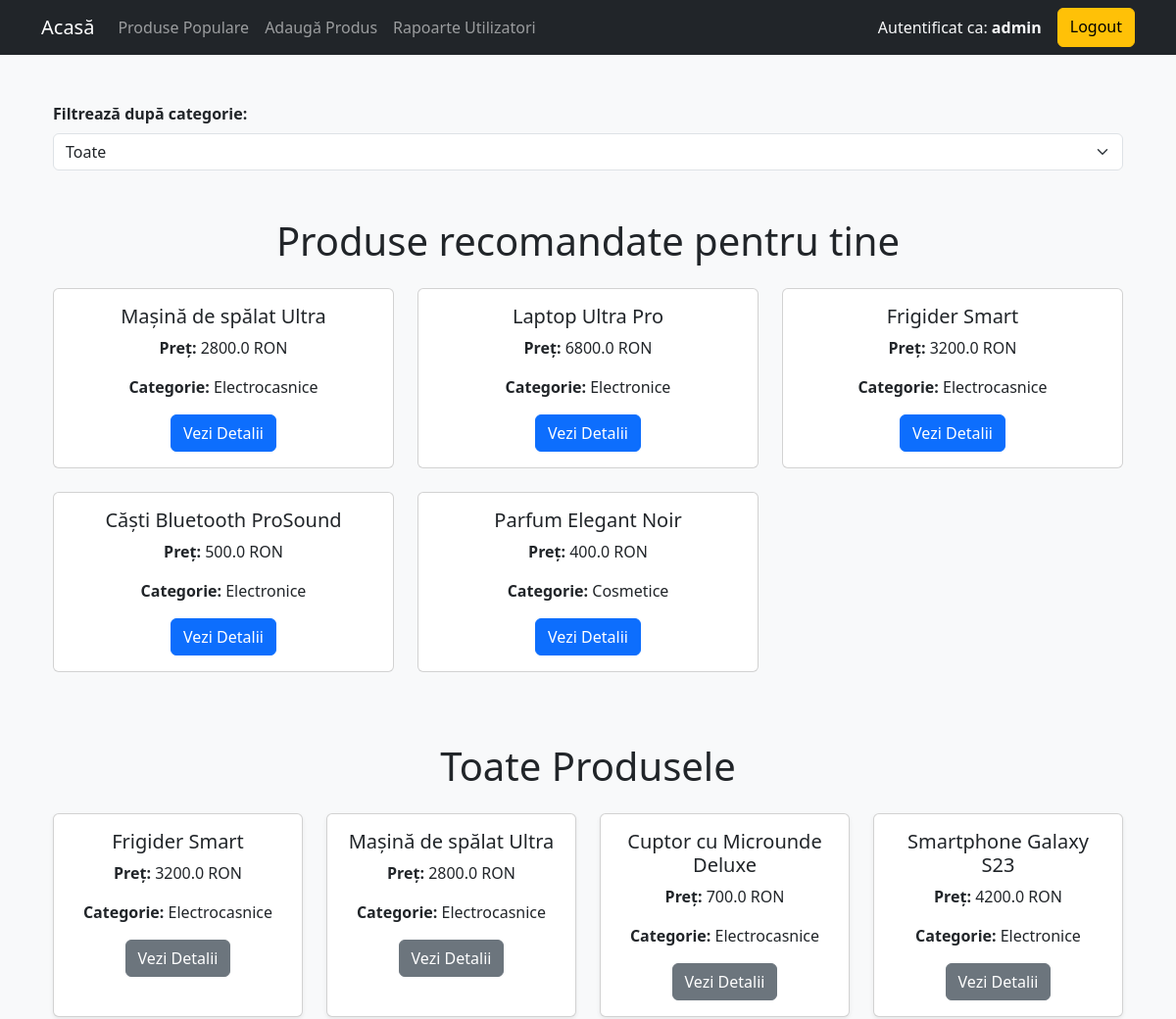
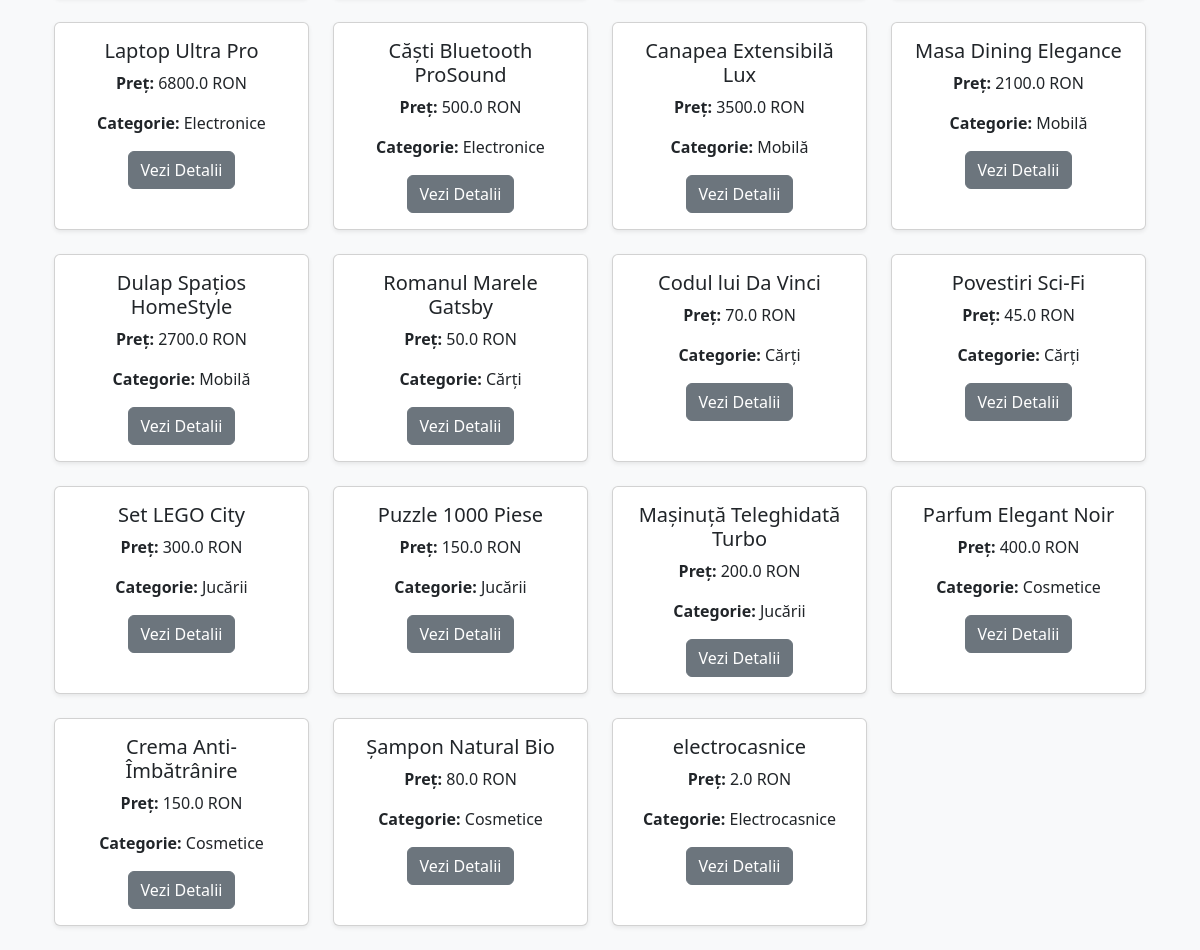
Screenshot of / (signed in) with the database file from the repository (2 pictures, top to bottom).
### models.py (models this page shows, shortened)
class Product(db.Model):
    id = db.Column(db.Integer, primary_key=True)
    name = db.Column(db.String(100))
    category = db.Column(db.String(50))
    price = db.Column(db.Float)
    description = db.Column(db.Text)
    views = db.Column(db.Integer, default=0)
    purchases = db.Column(db.Integer, default=0)

### app.py (the view)
@app.route("/")
@login_required
def home():
    produse = Product.query.all()
    produse_recomandate = get_recommended_products(session.get('user_id'))
    return render_template("index.html", produse=produse, produse_recomandate=produse_recomandate, user_role=session.get('role'))

### app.py (called while the page is built)
def login_required(f):
    @wraps(f)
    def decorated_function(*args, **kwargs):
        if "user_id" not in session:
            flash("Trebuie sa fii autentificat pentru a accesa aceasta pagina.")
            return redirect(url_for("login"))
        return f(*args, **kwargs)
    return decorated_function

### templates/index.html (shortened to what this page needs)
<!DOCTYPE html>
<html lang="ro">
<head>
    <link rel="stylesheet" href="https://cdn.jsdelivr.net/npm/bootstrap@5.3.0/dist/css/bootstrap.min.css">
</head>
<body class="bg-light">
    {% extends 'base.html' %}
{% block content %}
<div class="container mt-5">
    <label for="categoryFilter" class="form-label"><strong>Filtrează după categorie:</strong></label>
    <select class="form-select" id="categoryFilter" onchange="filterProducts()">
        <option value="Toate">Toate</option>
    </select>
</div>
<div class="container mt-5">
    <h1 class="text-center mb-4">Produse recomandate pentru tine</h1>
    <div class="row">
        {% for produs in produse_recomandate %}
        <div class="col-md-4 mb-4">
            <div class="card text-center h-100">
                <div class="card-body">
                    <h5 class="card-title">{{ produs.name }}</h5>
                    <p class="card-text"><strong>Preț:</strong> {{ produs.price }} RON</p>
                    <p class="card-text"><strong>Categorie:</strong> {{ produs.category }}</p>
                    <a href="{{ url_for('view_product', product_id=produs.id) }}" class="btn btn-primary">Vezi Detalii</a>
                </div>
            </div>
        </div>
        {% endfor %}
    </div>
</div>
<div class="container mt-5">
    <h1 class="text-center mb-4">Toate Produsele</h1>
    <div class="row">
        {% for produs in produse %}
        <div class="col-md-3 mb-4 product-card" data-category="{{ produs.category }}">
            <div class="card h-100 shadow-sm">
                <div class="card-body text-center">
                    <h5 class="card-title">{{ produs.name }}</h5>
                    <p class="card-text"><strong>Preț:</strong> {{ produs.price }} RON</p>
                    <p class="card-text"><strong>Categorie:</strong> {{ produs.category }}</p>
                    <a href="{{ url_for('view_product', product_id=produs.id) }}" class="btn btn-secondary">Vezi Detalii</a>
                </div>
            </div>
        </div>
        {% endfor %}
    </div>
</div>
{% endblock %}

### rows the page displays
Product: name "Mașină de spălat Ultra", price "2800.0", category "Electrocasnice"
Product: name "Laptop Ultra Pro", price "6800.0", category "Electronice"
Product: name "Frigider Smart", price "3200.0", category "Electrocasnice"
Product: name "Căști Bluetooth ProSound", price "500.0", category "Electronice"
Product: name "Parfum Elegant Noir", price "400.0", category "Cosmetice"
Product: name "Cuptor cu Microunde Deluxe", price "700.0", category "Electrocasnice"
Product: name "Smartphone Galaxy S23", price "4200.0", category "Electronice"
Product: name "Canapea Extensibilă Lux", price "3500.0", category "Mobilă"
Product: name "Masa Dining Elegance", price "2100.0", category "Mobilă"
Product: name "Dulap Spațios HomeStyle", price "2700.0", category "Mobilă"
Product: name "Romanul Marele Gatsby", price "50.0", category "Cărți"
Product: name "Codul lui Da Vinci", price "70.0", category "Cărți"
Product: name "Povestiri Sci-Fi", price "45.0", category "Cărți"
Product: name "Set LEGO City", price "300.0", category "Jucării"
Product: name "Puzzle 1000 Piese", price "150.0", category "Jucării"
Product: name "Mașinuță Teleghidată Turbo", price "200.0", category "Jucării"
Product: name "Crema Anti-Îmbătrânire", price "150.0", category "Cosmetice"
Product: name "Șampon Natural Bio", price "80.0", category "Cosmetice"
Product: name "electrocasnice", price "2.0", category "Electrocasnice"

### other values shown
{{ session['role'] }} "admin"
